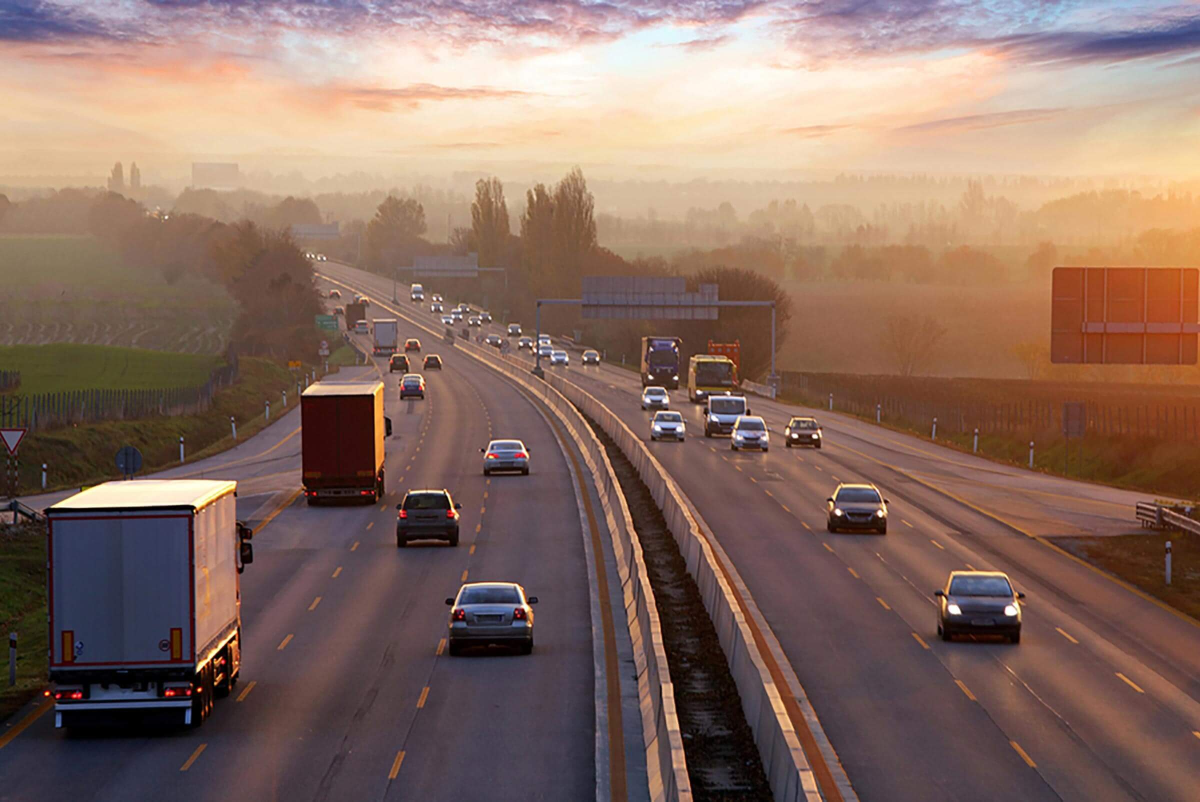
#> input picture image.jpg, 2400 x 1603 px (shown at 1/2 size)
$ python 'hands on OpenCV.py'
#> lines starting #> are read from the running program, lines starting #| are printed output that depends on the picture
import cv2
image = cv2.imread('image.jpg')
#> image is the input picture: shape (1603, 2400, 3); mean B, G, R 98.4, 109.4, 136.3

# h,w = image.shape[:2]

# print(f"height is = {h} and width is = {w}")

# (B, G, R) = image[100, 100]
# print(f"{B},{G},{R}")


roi = image[100:500,200:600]
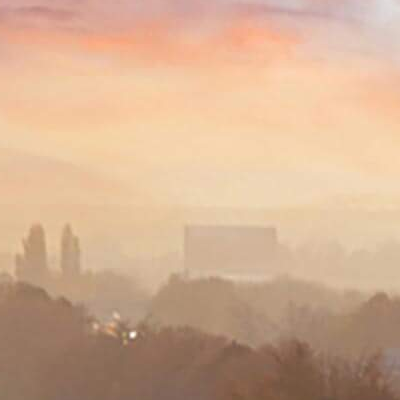
#> roi: shape (400, 400, 3); mean B, G, R 145.3, 173.9, 209.6

print(roi)
#> (printed output is left out)
